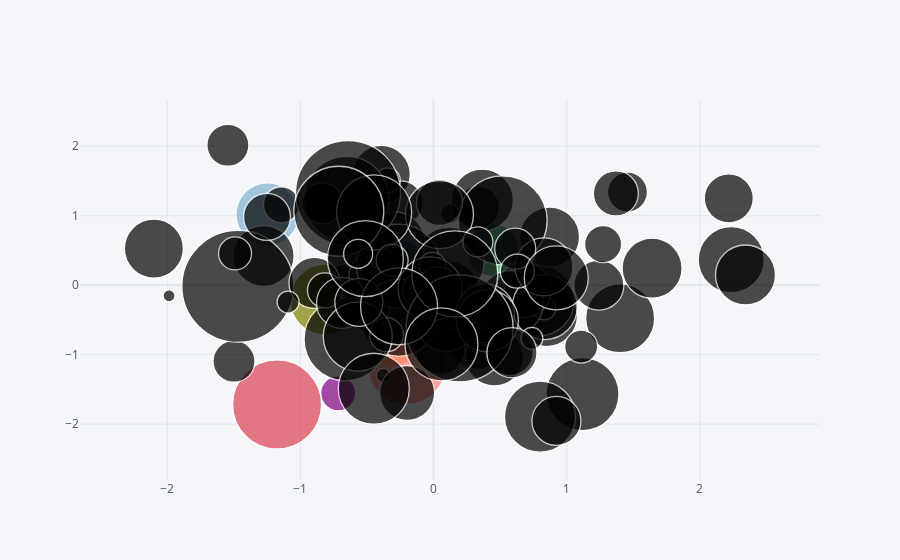

Here is the notebook cell this chart was saved with:
### Code cell
fake_df.iplot(kind='bubble', x='A', y='B', size='C')
